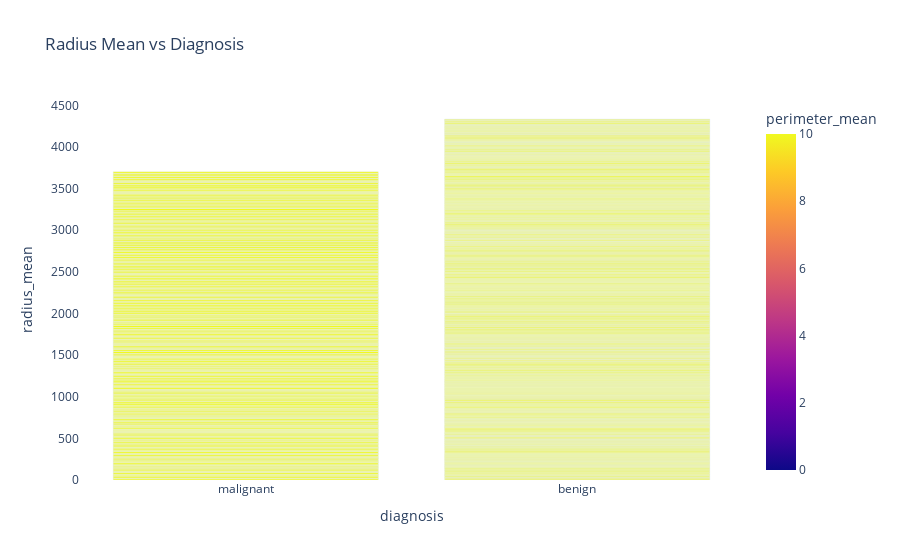

Notebook code for this chart:
### Code cell
fig = px.bar(Df, 
            x='diagnosis', 
            y='radius_mean', 
            color='perimeter_mean',
            hover_data=["radius_mean"],
            barmode='group',
            range_color=(0,10),
            title='Radius Mean vs Diagnosis')

fig.update_xaxes(showgrid=False)   #Turning the grid off
fig.update_yaxes(showgrid=False)   #Turning the grid off
fig.update_layout({'plot_bgcolor': 'rgba(0, 0, 0, 0)','paper_bgcolor': 'rgba(0, 0, 0, 0)'})  #removing the background color
fig.show()

### Figure 1 — Plotly figure (JSON) as saved in the notebook; plotly's stock layout.template omitted (floating-point values rounded to 4 significant figures; data arrays with more than 128 entries replaced by an {"elided": "..."} marker saying what was removed)
{"data": [{"alignmentgroup": "True", "hovertemplate": "diagnosis=%{x}<br>radius_mean=%{y}<br>perimeter_mean=%{marker.color}<extra></extra>", "legendgroup": "", "marker": {"color": {"elided": "569 float values"}, "coloraxis": "coloraxis", "pattern": {"shape": ""}}, "name": "", "offsetgroup": "", "orientation": "v", "showlegend": false, "textposition": "auto", "type": "bar", "x": {"elided": "569 str values"}, "xaxis": "x", "y": {"elided": "569 float values"}, "yaxis": "y"}], "layout": {"barmode": "group", "coloraxis": {"cmax": 10, "cmin": 0, "colorbar": {"title": {"text": "perimeter_mean"}}, "colorscale": [[0, "#0d0887"], [0.1111, "#46039f"], [0.2222, "#7201a8"], [0.3333, "#9c179e"], [0.4444, "#bd3786"], [0.5556, "#d8576b"], [0.6667, "#ed7953"], [0.7778, "#fb9f3a"], [0.8889, "#fdca26"], [1, "#f0f921"]]}, "legend": {"tracegroupgap": 0}, "paper_bgcolor": "rgba(0, 0, 0, 0)", "plot_bgcolor": "rgba(0, 0, 0, 0)", "title": {"text": "Radius Mean vs Diagnosis"}, "xaxis": {"anchor": "y", "domain": [0, 1], "showgrid": false, "title": {"text": "diagnosis"}}, "yaxis": {"anchor": "x", "domain": [0, 1], "showgrid": false, "title": {"text": "radius_mean"}}}}
